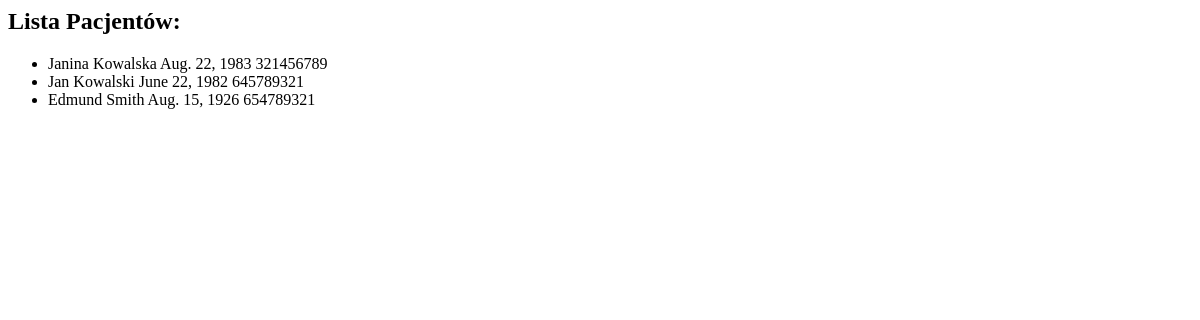
Before: / with the older database file.
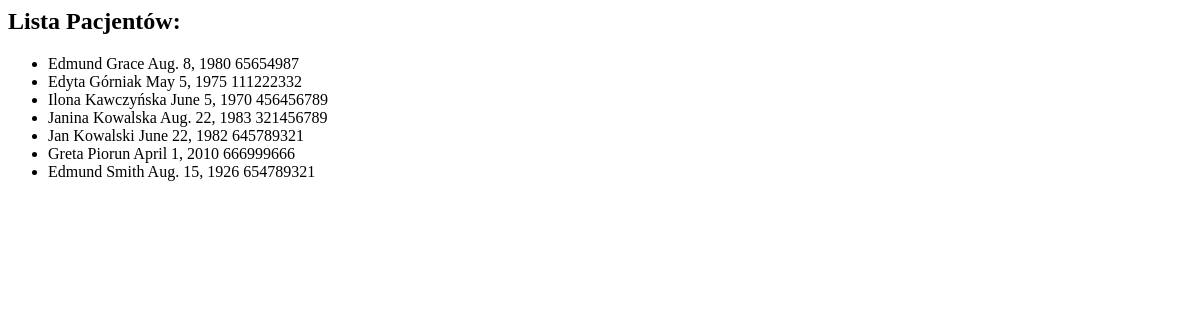
After: the same page with the newer database file.
### PatList/models.py (models this page shows)
class Patient(models.Model):
    first_name = models.CharField(max_length=64)
    last_name = models.CharField(max_length=64)
    year_of_birth = models.DateField()
    phone = models.CharField(max_length=11)

### PatList/views.py (the view)
# urls.py: url(r'^$', PatientView.as_view(), name="patients"),
class PatientView(View):
    def get(self, request):
        patients = Patient.objects.order_by('last_name')
        ctx = {
            'patients': patients,
        }
        return render(request, "Pt_list.html", ctx)

### templates/Pt_list.html
{% block content %}
<h2>Lista Pacjentów:</h2>
        <ul>
            {% for pat in patients %}
            <li>{{ pat.first_name}} {{ pat.last_name}} {{ pat.year_of_birth}} {{ pat.phone}}</li>
            {% endfor %}
        </ul>
{% endblock %}

Changed rows visible on the page:
added Patient: first_name "Edmund", last_name "Grace", year_of_birth "Aug. 8, 1980", phone "65654987"
added Patient: first_name "Edyta", last_name "Górniak", year_of_birth "May 5, 1975", phone "111222332"
added Patient: first_name "Ilona", last_name "Kawczyńska", year_of_birth "June 5, 1970", phone "456456789"
added Patient: first_name "Greta", last_name "Piorun", year_of_birth "April 1, 2010", phone "666999666"
